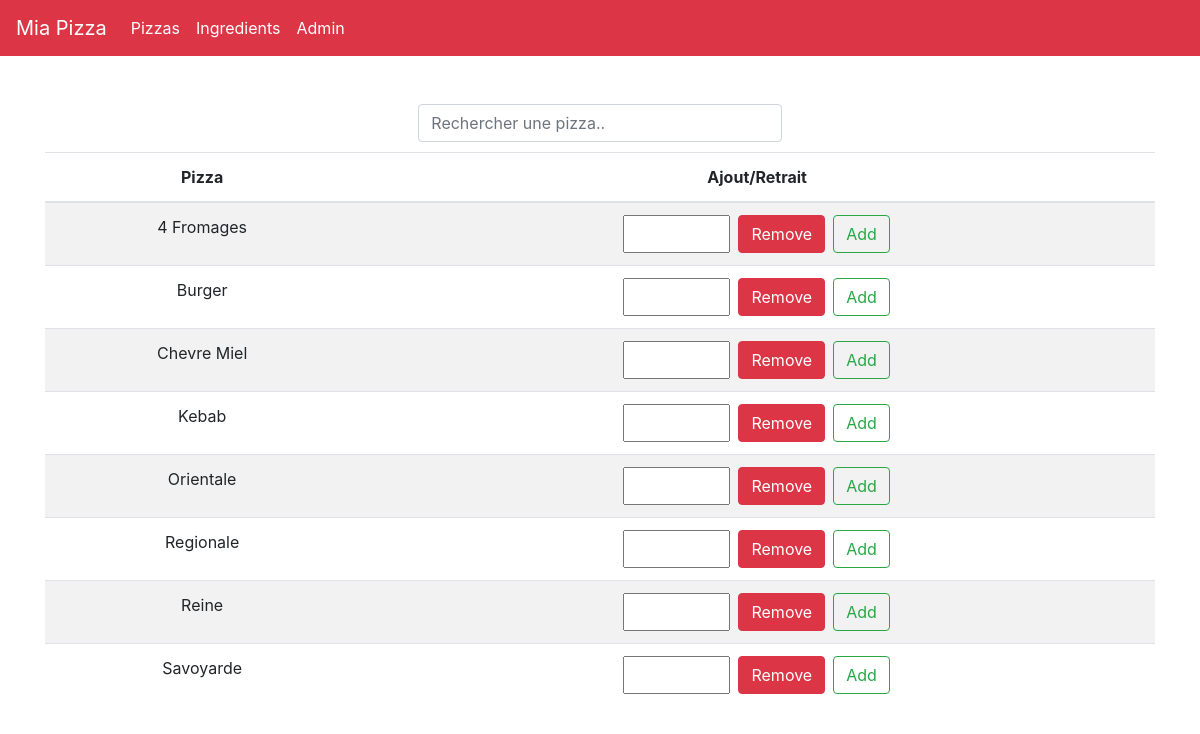
/pizzas/ (signed in), run on an earlier commit of the app's database.
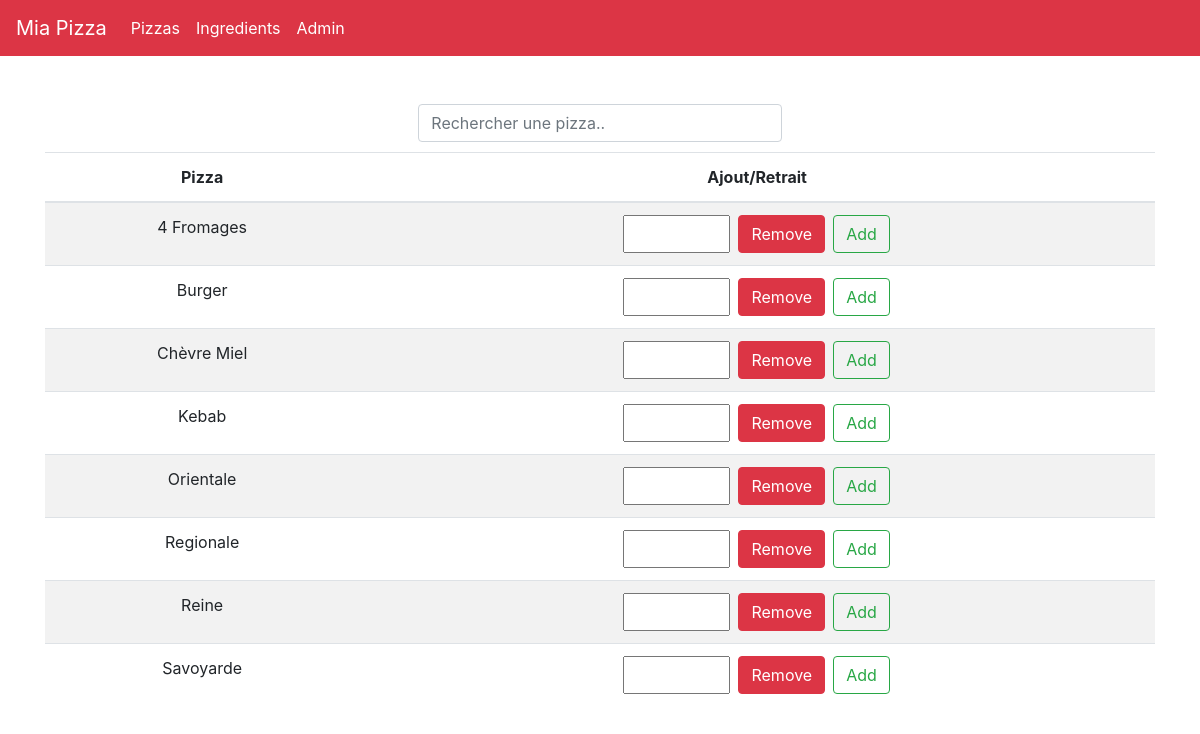
And on a later commit of the database.
### miapizza/models.py (models this page shows, shortened)
class Pizza(models.Model):
    name = models.CharField(max_length=200, null=True)
    ingredients = models.CharField(max_length=500)
    last_update = models.DateTimeField('Dernier mouvement')

### miapizza/views.py (the view)
# urls.py: path('pizzas/', views.PizzaView, name='pizzas'),
@login_required
def PizzaView(request):
    template_name = 'miapizza/pizzas.html'
    pizzas = Pizza.objects.order_by('name')[:]
    last_history = {}
    if History.objects.exists():
        last_history = {
        'message' : History.objects.last().message,
        'style' : History.objects.last().style,
        }
        History.objects.last().delete()
    context = {
        'pizzas_list': pizzas,
        'last_history': last_history
    }
    return render(request, template_name, context)

### miapizza/templates/miapizza/pizzas.html (shortened to what this page needs)
{% extends 'miapizza/base.html' %}
{% block content %}
<div class="container">
{% if pizzas_list %}
    <div style="margin:10px;">
    <input type="text" class="form-control col-md-4 offset-md-4" id="search" autocomplete="off" onkeyup="filterFunction()" placeholder="Rechercher une pizza.." autofocus>
    </div>
    <table class="table table-striped table-hover">
    <thead>
        <tr>
            <th class="text-center">Pizza</th>
            <th class="text-center">Ajout/Retrait</th>
        </tr>
    </thead>
    <tbody id="pizzas_list">
    {% for pizza in pizzas_list %}
        <tr id="{{ pizza.name }}">
            <td class="text-center">
                {{ pizza.name }}
            </td>
            <td>
                <form class="input-group-append justify-content-center" action="{% url 'miapizza:removePizza' %}" method="post" autocomplete="off">
                    <input type="hidden" name="id" value="{{ pizza.id }}"><br>
                    <input type="number" name="num" min="-100" max="100">
                    <input type="submit" value="Remove" class="btn btn-danger ml-2">
                    <input type="submit" value="Add" class="btn btn-outline-success ml-2" formaction="{% url 'miapizza:addPizza' %}" method="post">
                </form>
            </td>
        </tr>
    {% endfor %}
    </tbody>
    </table>
{% else %}
    <p>Pas de pizzas disponible. Base de donnée vide !</p>
{% endif %}
</div>
{% endblock content %}

What changed in the data, as far as the page shows it:
changed Pizza: name "Chevre Miel" → "Chèvre Miel"
